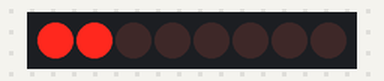
A sketch run on a simulated Arduino Uno, built with avr-gcc and run on an emulated ATmega328P. Shown: 8 shift-register outputs drawn as a row of LEDs (first output left, lit = HIGH).

Above: at 0.1 s.
At 10.1 s:
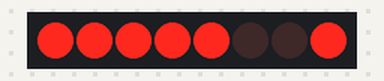
At 20.1 s:
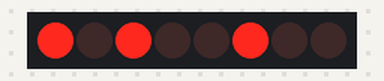
At 30.1 s:
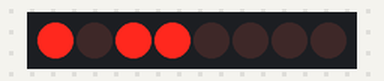
Timing chart, 0 to 31.6 s (numbered marks = the images above):
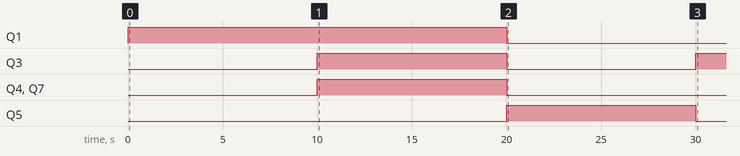

The sketch:

LED7THANH.ino
```cpp
/*
shiftOut ra 1 Module LED 7 đoạn đơn
*/
//chân ST_CP của 74HC595
int latchPin = 8;
//chân SH_CP của 74HC595
int clockPin = 12;
//Chân DS của 74HC595
int dataPin = 11;

// Ta sẽ xây dựng mảng hằng số với các giá trị cho trước
// Các bit được đánh số thứ tự (0-7) từ phải qua trái (tương ứng với A-F,DP)
// Vì ta dùng LED 7 đoạn chung cực dương nên với các bit 0
// thì các đoạn của LED 7 đoạn sẽ sáng
// với các bit 1 thì đoạn ấy sẽ tắt

//mảng có 10 số (từ 0-9) và
const int Seg[10] = {
  0b11000000,//0 - các thanh từ a-f sáng
  0b11111001,//1 - chỉ có 2 thanh b,c sáng
  0b10100100,//2
  0b10110000,//3
  0b10011001,//4
  0b10010010,//5
  0b10000010,//6
  0b11111000,//7
  0b10000000,//8
  0b10010000,//9
};


void setup() {
  //Bạn BUỘC PHẢI pinMode các chân này là OUTPUT
  pinMode(latchPin, OUTPUT);
  pinMode(clockPin, OUTPUT);
  pinMode(dataPin, OUTPUT);
}

void loop() {
  for(int i=0;i<10;i++){

  //shiftout - start
  digitalWrite(latchPin, LOW);
  //Xuất bảng ký tự ra cho Module LED
  shiftOut(dataPin, clockPin, LSBFIRST, Seg[i]);
  digitalWrite(latchPin, HIGH);
  //shiftout - end
  delay(10000);//Đợi 0.5 s cho mỗi lần tăng số
  }
}
```

Measured:
- by itself, Q1: LOW → HIGH at 0.00 s, → LOW 20.0 s later
- by itself, Q3: LOW → HIGH at 10.0 s, → LOW 10.0 s later, → HIGH 10.0 s later
- by itself, Q4, Q7: LOW → HIGH at 10.0 s, → LOW 10.0 s later
- by itself, Q5: LOW → HIGH at 20.0 s, → LOW 10.0 s later
